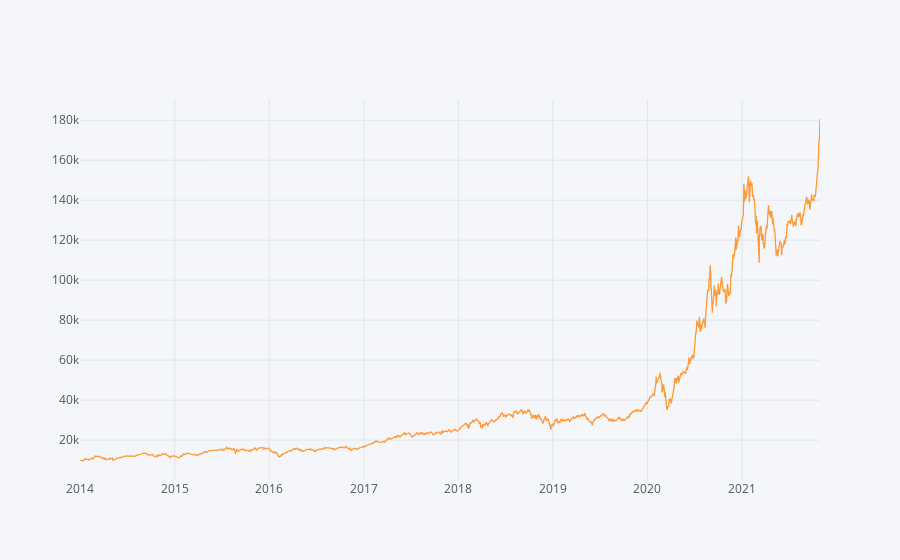

The code cell stored with this chart in its notebook:
### Code cell
seven_years.Close.iplot()

### Figure 1 — Plotly figure (JSON) as saved in the notebook; plotly's stock layout.template omitted (floating-point values rounded to 4 significant figures; data arrays with more than 128 entries replaced by an {"elided": "..."} marker saying what was removed)
{"data": [{"line": {"color": "rgba(255, 153, 51, 1.0)", "dash": "solid", "shape": "linear", "width": 1.3}, "mode": "lines", "name": "Close", "text": "", "type": "scatter", "x": {"elided": "1973 str values"}, "y": {"elided": "1973 float values"}}], "layout": {"legend": {"bgcolor": "#F5F6F9", "font": {"color": "#4D5663"}}, "paper_bgcolor": "#F5F6F9", "plot_bgcolor": "#F5F6F9", "title": {"font": {"color": "#4D5663"}}, "xaxis": {"gridcolor": "#E1E5ED", "showgrid": true, "tickfont": {"color": "#4D5663"}, "title": {"font": {"color": "#4D5663"}, "text": ""}, "zerolinecolor": "#E1E5ED"}, "yaxis": {"gridcolor": "#E1E5ED", "showgrid": true, "tickfont": {"color": "#4D5663"}, "title": {"font": {"color": "#4D5663"}, "text": ""}, "zerolinecolor": "#E1E5ED"}}}
